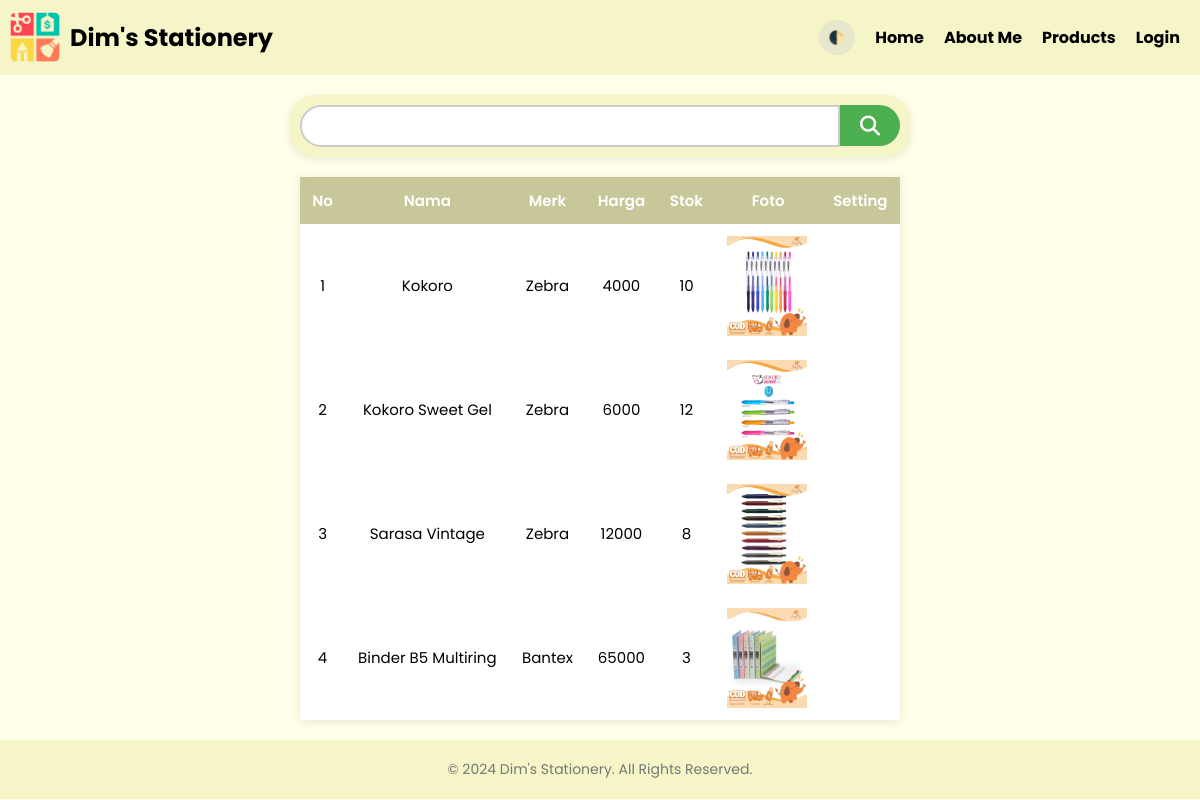
/products.php, run on the app's committed database.
### tables this page shows
CREATE TABLE `stationery` (
  `id_stationery` int(11) NOT NULL,
  `name` varchar(50) NOT NULL,
  `merk` varchar(20) NOT NULL,
  `price` int(10) NOT NULL,
  `stock` int(10) NOT NULL,
  `photo` varchar(255) NOT NULL
);

### products.php (the view, shortened to what this page needs)
<?php
require 'connect.php';
$query = "SELECT * FROM stationery";
$result = mysqli_query($conn, $query);
$stationery = [];
while ($row = mysqli_fetch_assoc($result)) {
    $stationery[] = $row;
}
?>
<!DOCTYPE html>
<html lang="en">
<head>
    <link rel="stylesheet" href="https://cdnjs.cloudflare.com/ajax/libs/font-awesome/6.6.0/css/all.min.css" />
    <link rel="stylesheet" href="style.css">
</head>
<body>
    <?php include 'navbar.php'; ?>
    <main>
        <search>
            <form action="" method="GET" class="search-bar">
                <input type="text" name="search"
                    class="search-input" />
                <button type="submit" class="search-button">
                </button>
            </form>
        </search>
        <table class="table-stationery">
            <thead>
            <tr class="table-stationery-row">
                <th class="table-stationery-header">No</th>
                <th class="table-stationery-header">Nama</th>
                <th class="table-stationery-header">Merk</th>
                <th class="table-stationery-header">Harga</th>
                <th class="table-stationery-header">Stok</th>
                <th class="table-stationery-header">Foto</th>
                <th class="table-stationery-header">Setting</th>
            </tr>
            </thead>
            <tbody>
                <?php $i = 1;
                foreach ($stationery as $stry) : ?>
                    <tr class="table-stationery-row">
                        <td class="table-stationery-data"><?php echo $i; ?></td>
                        <td class="table-stationery-data"><?php echo $stry['name'] ?></td>
                        <td class="table-stationery-data"><?php echo $stry['merk'] ?></td>
                        <td class="table-stationery-data"><?php echo $stry['price'] ?></td>
                        <td class="table-stationery-data"><?php echo $stry['stock'] ?></td>
                        <td class="table-stationery-data">
                            <img src="images/<?php echo $stry['photo'] ?>" alt="<?php echo $stry['name'] ?>" width="80px" class="imagination" height="100px" style="display:block; margin 0 auto;">
                        </td>
                        <td class="table-stationery-data">
                        </td>
                    </tr>
                <?php $i++;
                endforeach; ?>
            </tbody>
        </table>
    </main>
    <?php include 'footer.php'; ?>
</body>
</html>

### navbar.php (shortened to what this page needs)
<header>
    <div class="left-header">
        <img src="assets/logo.png" alt="logo">
        <h2>Dim's Stationery</h2>
    </div>
    <nav class="right-header">
        <ul>
            <button id="switch-theme">🌓</button>
            <li><a href="index.php">Home</a></li>
            <li><a href="about-us.php">About Me</a></li>
            <li><a href="products.php">Products</a></li>
            <li>
                <?php if (isset($_SESSION['login'])) : ?>
                    <a href="logout.php" style="background-color: red; color: white; padding: 5px; border-radius: 5px; text-decoration: none;">
                        Logout
                    </a>
                <?php else : ?>
                    <a href="login.php">
                        Login
                    </a>
                <?php endif; ?>
            </li>
        </ul>
    </nav>
</header>

### footer.php
<footer>
    <p>&copy; 2024 Dim's Stationery. All Rights Reserved.</p>
</footer>

### style.css (style rules this page uses)
header { display: flex; justify-content: space-between; align-items: center; background-color: #f5f5c7; padding: 0 10px; position: sticky; top: 0; }
body { margin: 0; padding: 0; font-family: Arial, sans-serif; background-color: #ffffea; transition: background-color 0.4s, color 0.4s; height: 100%; }
footer { background-color: #f5f5c7; color: rgb(0, 0, 0); text-align: center; padding: 5px; }
.left-header { display: flex; align-items: center; }
.left-header h2 { margin-left: 10px; }
.left-header img { transition: transform 0.3s ease; }
header img { width: 50px; }
nav ul { list-style: none; margin: 0; padding: 0; display: flex; }
nav ul li { margin: 15px 10px; }
nav ul li a { text-decoration: none; color: #000000; font-weight: bold; transition: color 0.3s ease; }
#switch-theme { background-color: #e7e7cc; margin: 10px 10px; border-radius: 100px; border-color: #ffffff; }
footer { text-align: center; margin-top: 20px; font-size: 14px; color: #777; }
.table-stationery { width: 50%; border-collapse: collapse; margin: 10px auto; align-items: center; font-size: 15px; box-shadow: 0 2px 10px rgba(0, 0, 0, 0.1); }
.table-stationery th { padding: 12px; }
.table-stationery-header { background-color: #c7c79a; color: white; padding: 12px; font-weight: 600; text-align: center; }
.table-stationery-data { padding: 12px; align-items: center; background-color: white; text-align: center; justify-content: center; }
.table-stationery-row:nth-child(even) { background-color: #f2f2f2; }
button { padding: 5px 10px; border: none; border-radius: 3px; cursor: pointer; }
.search-bar { display: flex; justify-content: center; align-items: center; margin: 20px auto; max-width: 600px; background-color: #f5f5c7; padding: 10px; border-radius: 25px; box-shadow: 0 2px 10px rgba(0, 0, 0, 0.1); }
.search-input { flex: 1; padding: 10px; border: 2px solid #ccc; border-radius: 25px 0 0 25px; font-size: 16px; outline: none; }
.search-button { padding: 13px 20px; background-color: #4CAF50; border: none; border-radius: 0 25px 25px 0; color: white; cursor: pointer; transition: background-color 0.3s ease; }

### products.php (style rules this page uses)
body { font-family: 'Poppins', sans-serif; }

### data on the page
stationery: name "Kokoro", merk "Zebra", price "4000", stock "10", photo (picture)
stationery: name "Kokoro Sweet Gel", merk "Zebra", price "6000", stock "12", photo (picture)
stationery: name "Sarasa Vintage", merk "Zebra", price "12000", stock "8", photo (picture)
stationery: name "Binder B5 Multiring", merk "Bantex", price "65000", stock "3", photo (picture)
